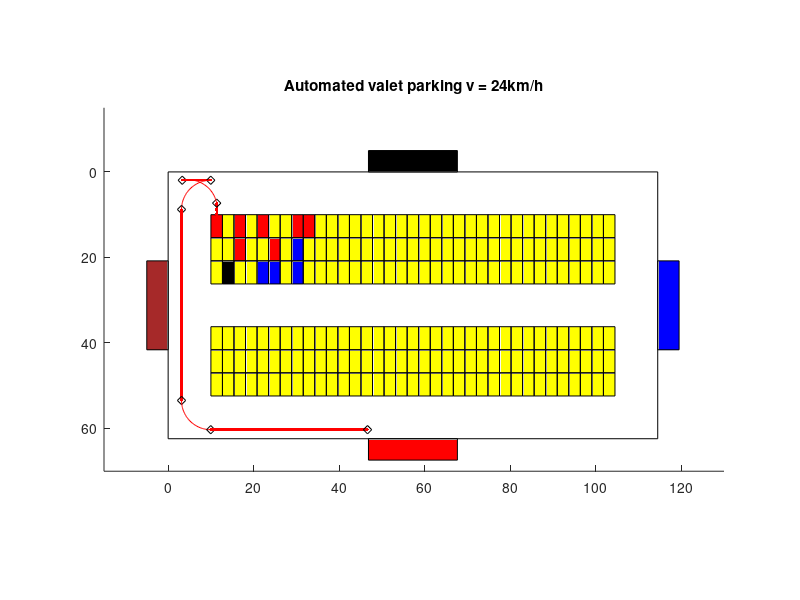

Write the MATLAB code that produced this figure.
clf;
axis equal;


for i = 0: 34
    for j = 0: 2
      if(((j == 0) && (i == 0 || i == 2 || i == 4 || i == 7 || i == 8))
          || ((j == 1) && (i == 2 || i == 5))
        )
          rectangle("Position", [10 + i*2.7, 10 + j*5.4, 2.7, 5.4], 
              "Facecolor", [1, 0, 0]);
      elseif((j == 2) && (i == 1))
          rectangle("Position", [10 + i*2.7, 10 + j*5.4, 2.7, 5.4], 
              "Facecolor", [0, 0, 0]);
      elseif(((j == 2) && (i == 4 || i == 5 || i == 7))
              || (j == 1 && i == 7)
            )
          rectangle("Position", [10 + i*2.7, 10 + j*5.4, 2.7, 5.4], 
              "Facecolor", [0, 0, 1]);
      else
          rectangle("Position", [10 + i*2.7, 10 + j*5.4, 2.7, 5.4],
              "Facecolor", [1, 1, 0]);
      endif;
    endfor;
endfor;

for i = 0: 34
    for j = 0: 2
       rectangle("Position", [10 + i*2.7, 20 + (j + 3)*5.4, 2.7, 5.4],
              "Facecolor", [1, 1, 0]);
    endfor;
endfor;



rectangle("Position", [0, 0, 10 + 2.7*35 + 10, 10 + 5.4*3 + 10 + 5.4*3 + 10 ]);
                      %boundary

rectangle("Position", [10 + 2.7*17.5 - 10.4, -5, 20.8, 5 ], 
                        "Facecolor", [0, 0, 0]);%Gate 1
rectangle("Position", [10 + 2.7*35 + 10, 20.8, 5, 20.8 ], 
                        "Facecolor", [0, 0, 1]);%Gate 2
rectangle("Position", [10 + 2.7*17.5 - 10.4, 10 + 5.4*3 + 10 + 5.4*3 + 10, 20.8, 5 ], 
                        "Facecolor", [1, 0, 0]);%Gate 3                        
rectangle("Position", [-5, 20.8, 5, 20.8 ], "Facecolor", 
                          [0.65, 0.16, 0.16]);%Gate 4

v0 = 20/3;%(m/s)
t = linspace(0, 0.81, round(0.81*24));%(s)
x = 10 + 1.35;%(m)
y = 10 + 2.7 - v0*t;%(m)
hold on;%draw overlay some graphic objects
plot(x, y, 'r');

Radius = sqrt(1.35*1.35 + 6.7*6.7) ;%radius of circle trajectory (m)
w0 = v0 / Radius;%angular velocity (rad/s)
a0 = atan(1.35/6.7);%original angular (rad)
deltaT = (pi/2)/w0;
t = linspace(0.81, 0.81+deltaT, round(deltaT*24));
xCenter = 10 + (2.7/2) - 6.7;
yCenter = 10 - 1.35;
alpha = a0 + w0*(t - 0.81);
x = xCenter + Radius*cos(alpha);
y = yCenter - Radius*sin(alpha);
x0 = x(1);
y0 = y(1);
hold on;
plot(x0, y0, "-dk");
hold on;
plot(x, y, 'r');
x0 = x(length(x));
y0 = y(length(y));
hold on;
plot(x0, y0, "-dk");
lastT = 0.81 + deltaT;
t = linspace(lastT, lastT + 1, 24);
x = x0 + v0*(t - lastT);
hold on;
plot(x, y0, 'r');
hold on;
plot(x(length(x)), y0, "-dk");
xCenter = x(length(x));
yCenter = y0 + Radius;
lastT = lastT + 1;
t = linspace(lastT, lastT + deltaT, round(deltaT*24));
alpha = w0*(t - lastT);                  
x = xCenter - Radius*sin(alpha);
y = yCenter - Radius*cos(alpha);
hold on;
plot(x, y, 'r');
lastT = lastT + deltaT;
x0 = x(length(x));
y0 = y(length(y));
hold on;
plot(x0, y0, "-dk");
ForwardTime = 6.7;
t = linspace(lastT, lastT + ForwardTime, ForwardTime*24);
y = y0 + v0*(t - lastT);
hold on;
plot(x0, y, 'r');
y0 = y(length(y));
hold on;
plot(x0, y0, "-dk");
xCenter = x0 + Radius;
yCenter = y0;
lastT = lastT + ForwardTime;
t = linspace(lastT, lastT + deltaT, round(deltaT*24));
alpha = w0*(t - lastT);                  
x = xCenter - Radius*cos(alpha);
y = yCenter + Radius*sin(alpha);
hold on;
plot(x, y, 'r');
x0 = x(length(x));
y0 = y(length(y));
hold on;
plot(x0, y0, "-dk");
lastT = lastT + deltaT;
ForwardTime = 5.5;
t = linspace(lastT, lastT + ForwardTime, ForwardTime*24);
x = x0 + v0*(t - lastT);
hold on;
plot(x, y0, 'r');
x0 = x(length(x));
hold on;
plot(x0, y0, "-dk");
                  
axis([-15 130 -15 70]);%expand minimum of X, Y
view(0, -90);
title ("Automated valet parking v = 24km/h");   
